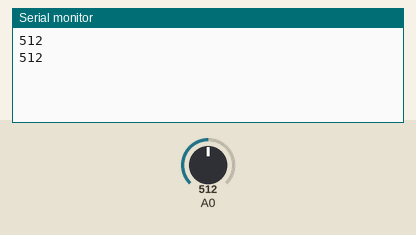
Bench run of a sketch on a simulated Arduino Uno, built with avr-gcc and run on an emulated ATmega328P. On the bench: the last lines printed to the serial monitor. The inputs (shaded band) are chosen by the test bench; at power-on: A0 = 512.

Above: at 1.8 s.
1.9 s: A0 set to 716
At 2.8 s:
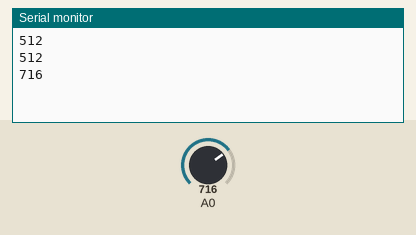
3.4 s: A0 set to 900
At 4.4 s:
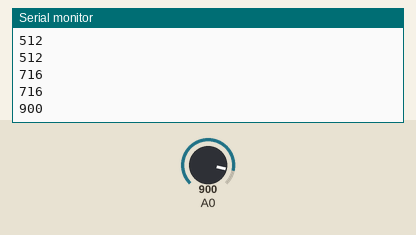
Timing chart, 0 to 6.4 s (numbered marks = the images above; inputs shaded):
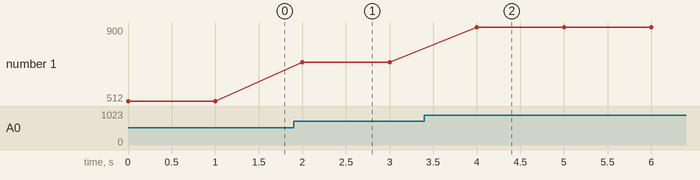

The sketch:

irsensor.ino
```cpp
void setup()
{
  pinMode(3,INPUT);
  Serial.begin(115200);
}

void loop()
{
  int state = analogRead(A0);
  Serial.println(state);
  delay(1000);

}
```

Measured:
- after the input at 1.9 s, the serial monitor: prints a new line after 0.10 s (image 1)
- after the input at 3.4 s, the serial monitor: prints a new line after 0.60 s (image 2)
- plotted number 1: 512 → 716 after the input at 1.9 s, 716 → 900 after the input at 3.4 s
